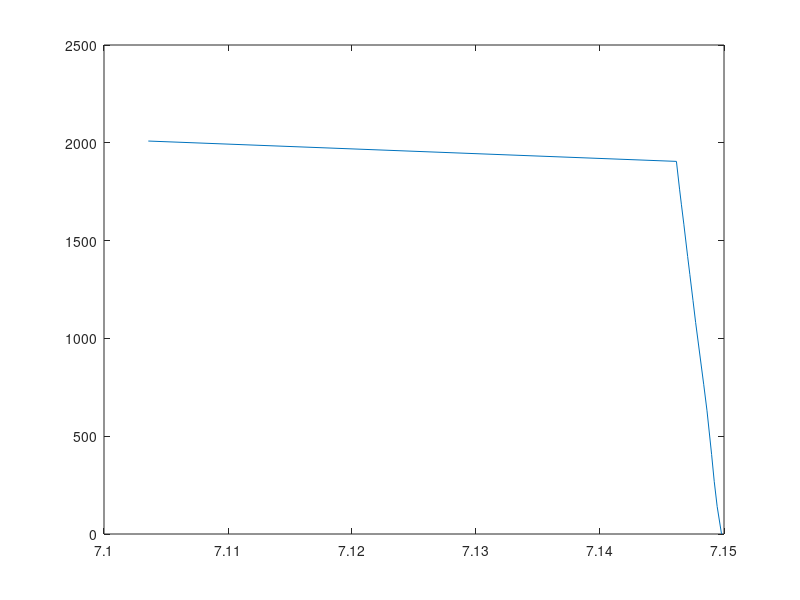

The MATLAB script that drew this image:
%NOTE: everything right now is in kg and m!!!
M_fuelused = 0.453592*([[360], 
    [412],
    [447],
    [478],
    [532],
    [570],
    [664],
    [694],
    [730],
    [755],
    [798],
    [825],
    [846],
    [881],
    [910]]);
    %Total fuel used

t = ([1157,1297,1426,1564,1787,1920,2239,2351,2484,2576,2741,2840,2920,3062,3166]);
%Measured time instances

M_BEM = 9165*0.453592*ones(15,1);               %Basic empty  mass
x_cgBEM = 291.65*2.54/100;                      %Cg position of the empty weight
                                                %given in appendix E?? NOT
                                                %SURE ABOUT THIS ONE
                                                
momentBEM = (M_BEM*x_cgBEM).*ones(15,1);

%Calculations for Payload cg
%Before seat change:
M_pilot1 = 95;
M_pilot2 = 92;
M_coordinator = 74;
M_1L = 66;
M_1R = 61;
M_2L = 75;
M_2R = 78;
M_3L = 86;
M_3R = 68;
M_Payload = (M_pilot1+M_pilot2+M_coordinator+M_1L+M_1R+M_2L+M_2R+M_3L+M_3R)*ones(15,1);
x_cgpilots = 131*2.54/100;
x_cg1 = 214*2.54/100;
x_cg2 = 251*2.54/100;
x_cg3 = 288*2.54/100;
x_cgcoordinator = 170*2.54/100;

momentPilots = ((M_pilot1+M_pilot2)*x_cgpilots);
momentCoordinator = M_coordinator*x_cgcoordinator;
moment1 = (M_1L+M_1R)*x_cg1;
moment2 = (M_2L+M_2R)*x_cg2;
moment3 = (M_3L+M_3R)*x_cg3;

momentPayload = (momentPilots+momentCoordinator+moment1+moment2+moment3)*ones(14,1);

%After seat 3R change:
x_cg3L = 288*2.54/100;   %not stated if either 3L of 3R moves
x_cg3R = 134*2.54/100;
moment3L = M_3L*x_cg3L;
moment3R = M_3R*x_cg3R;

momentPayload(15) = (momentPilots+momentCoordinator+moment1+moment2+moment3L+moment3R);


%Calculation for Fuel cg
m_i_fuel = 4050*0.453592;               %Initial fuel mass
M_i_fuel = ones(15,1)*m_i_fuel;               
M_fuel = M_i_fuel-M_fuelused;
xcg_fuel = 285.3*2.54/100;              %meters and assumed constant!
                                        %Because we (and the ref data) have
                                        %the first flight of the day.
                                        %Therefore, looking at table E2,
                                        %you can calculate the moment arm
                                        %at each mass given and see that
                                        %the changes between 3000-4100 lbs
                                        %are soooo small i think it can be
                                        %assumed constant. (285.135-285.5).
                                        %Averaged it equals = 285.3
momentFuel = M_fuel*xcg_fuel;


%Calulation of the total cg
x_cg = (momentBEM + momentPayload + momentFuel)./(M_BEM + M_Payload + M_fuel)

plot(x_cg, t-t(1));

